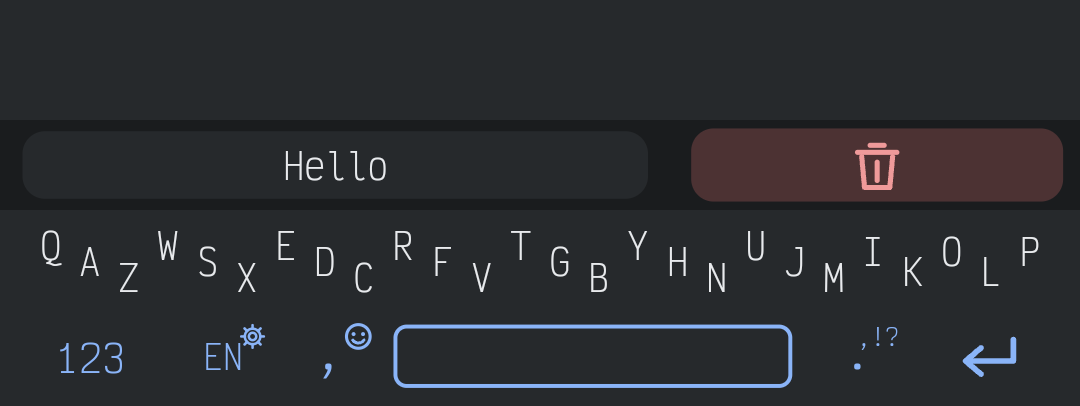
#> input picture tools/cheatsheet_src/dark/bucket.png, 1080 x 406 px, given in place of default_peek.png, which was not available
$ python crop_peek_shots.py cheatsheet_src/dark/bucket.png
#> lines starting #> are read from the running program, lines starting #| are printed output that depends on the picture
"""Cuts the "symbols peek" keyboard (finger held after sliding off the 123 key) out of full-screen phone screenshots.

Input : raw_dir/<theme>_peek.png  for default, light, dark (taken in any app: the strip above the keyboard is repainted).
Output: tools/cheatsheet_src/<theme>/peek.png -- the keyboard with HEAD_FULL pixels of card color above it, like the other full-keyboard shots.
Usage : python crop_peek_shots.py raw_dir     (run from the project root)"""
import os, sys
from PIL import Image

BG = {"default": (38, 47, 56), "dark": (38, 41, 44), "light": (236, 238, 241)}   # card colors, see make_cheatsheet.py
HEAD_FULL = 30
KEYBOARD_H = 703     # height in px of the full keyboard (5 rows, 100 %) on the 1080 x 2280 phone, number row off

for theme in ("default", "light", "dark"):
    im = Image.open(f"{sys.argv[1]}/{theme}_peek.png").convert("RGB"); w, h = im.size
#> further down, im is the input picture: PIL image 1080x406 RGB; mean R, G, B 43, 44.5, 48.1
#> after `w, h = im.size`: w = 1080; h = 406
    bottom = next(y for y in range(h - 1, h // 2, -1) if im.getpixel((3, y))[:3] != (0, 0, 0)) + 1
#> bottom = 406
    top = bottom - KEYBOARD_H        # (the guess strip of the dark theme is hardly different from the app behind it: no edge to find)
#> top = -297
    shot = Image.new("RGB", (w, HEAD_FULL + bottom - top), BG[theme])
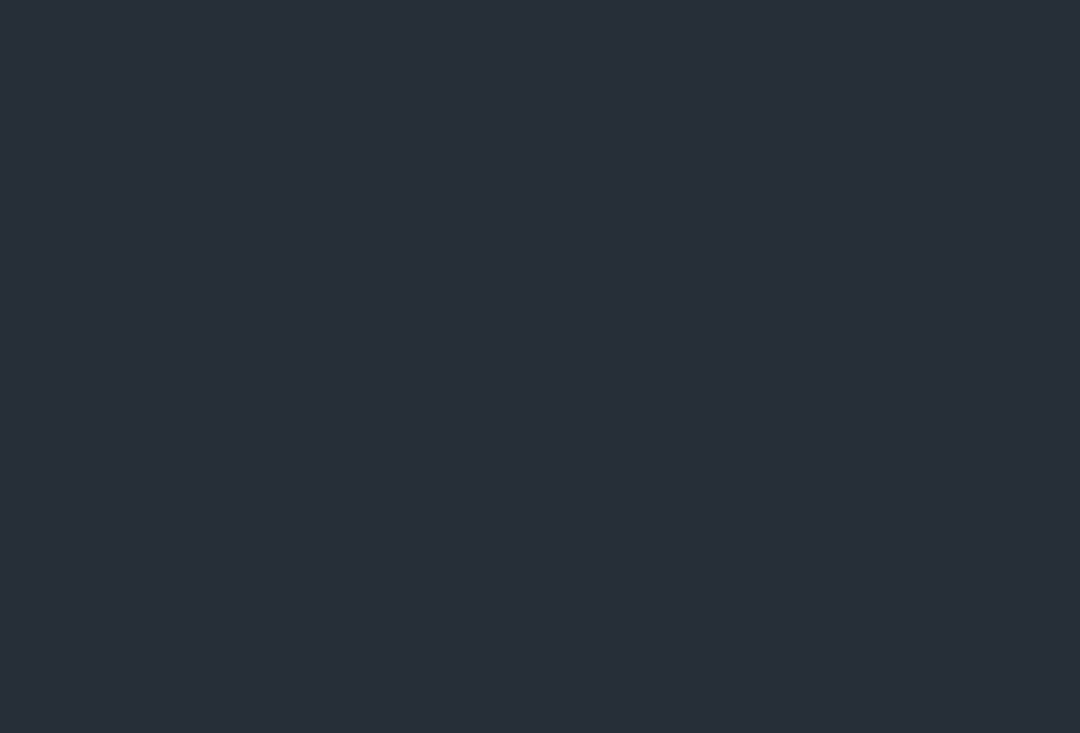
#> shot: PIL image 1080x733 RGB; mean R, G, B 38, 47, 56
    shot.paste(im.crop((0, top, w, bottom)), (0, HEAD_FULL))
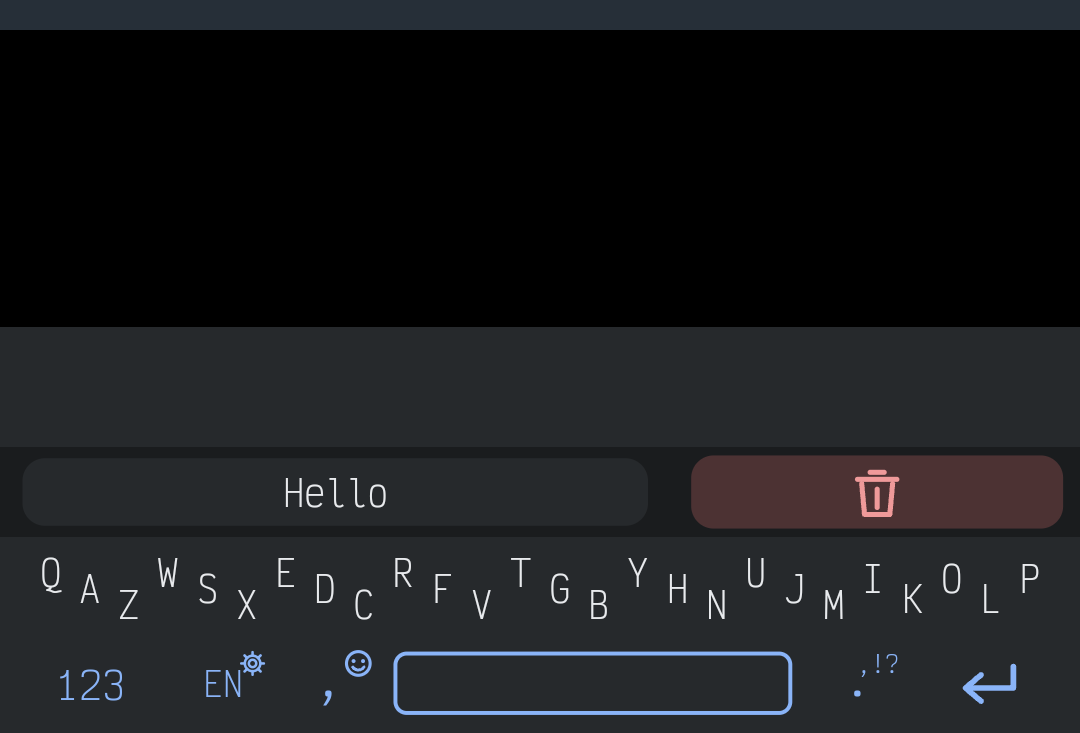
#> shot: PIL image 1080x733 RGB; mean R, G, B 25.4, 26.6, 29
    out = f"tools/cheatsheet_src/{theme}"; os.makedirs(out, exist_ok=True); shot.save(f"{out}/peek.png")
    print(theme, "keyboard", top, bottom, "->", shot.size)
#| default keyboard -297 406 -> (1080, 733)
#> pass 2 of the loop `for theme in ("default", "light", "dark"):`:
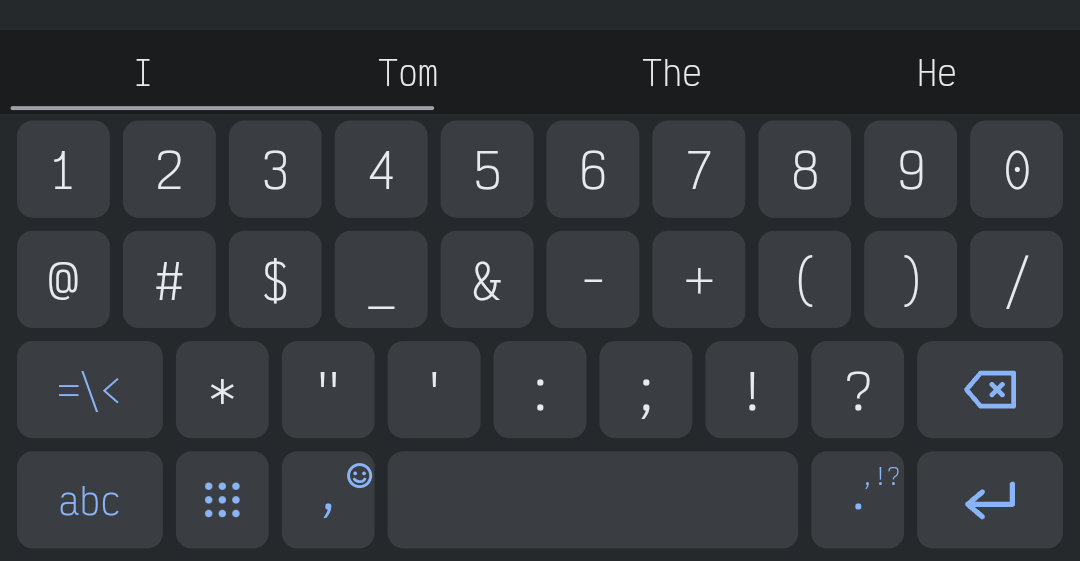
#> input picture tools/cheatsheet_src/dark/calc123.png, 1080 x 561 px, given in place of light_peek.png, which was not available
#> im is the input picture: PIL image 1080x561 RGB; mean R, G, B 50.7, 54.3, 58
#> bottom = 561
#> top = -142
#> `shot = Image.new("RGB", (w, HEAD_FULL + bottom - top), BG[theme])`:
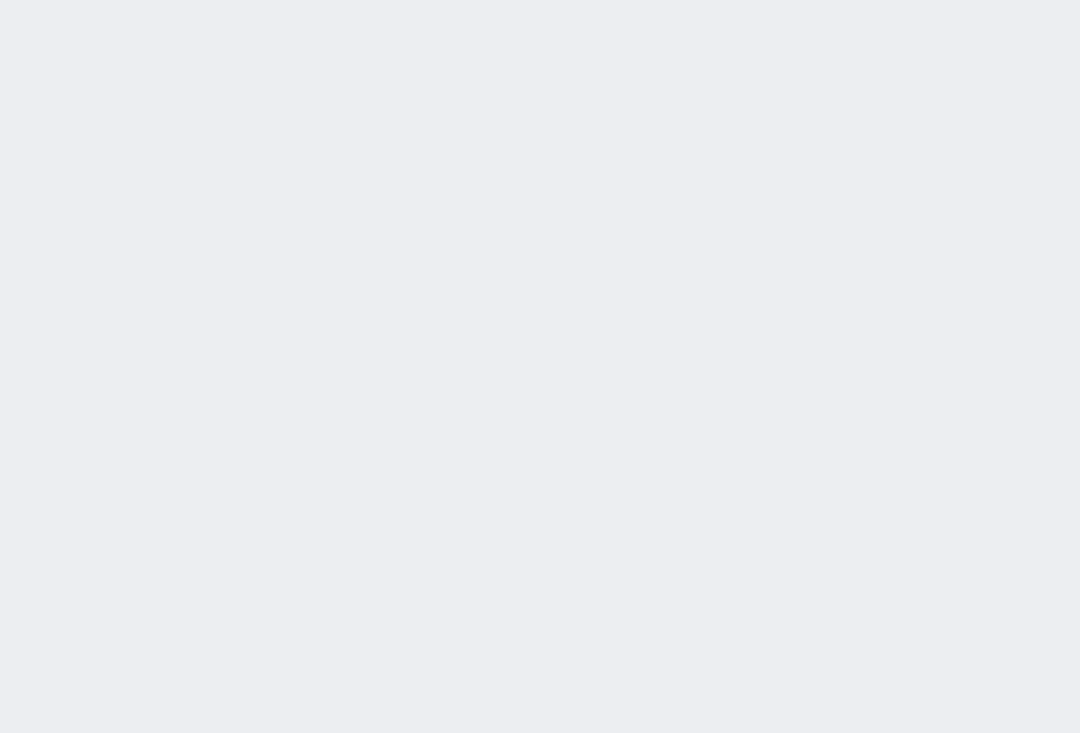
#> shot: PIL image 1080x733 RGB; mean R, G, B 236, 238, 241
#> `shot.paste(im.crop((0, top, w, bottom)), (0, HEAD_FULL))`:
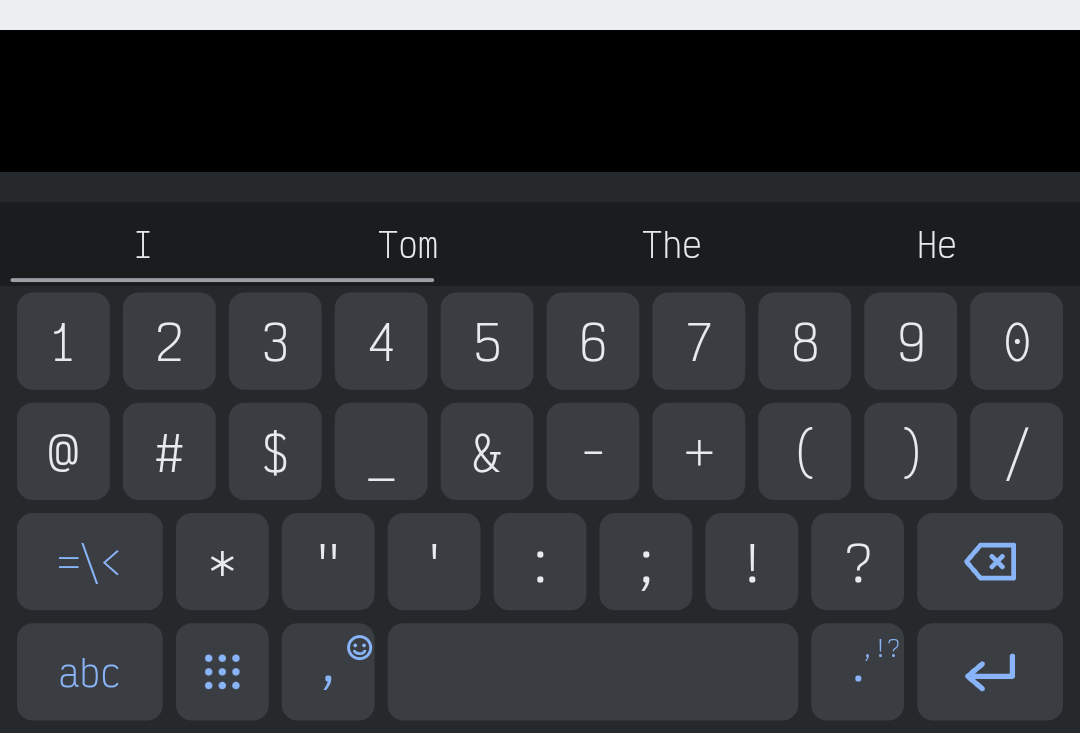
#> shot: PIL image 1080x733 RGB; mean R, G, B 48.4, 51.3, 54.3
#| light keyboard -142 561 -> (1080, 733)
